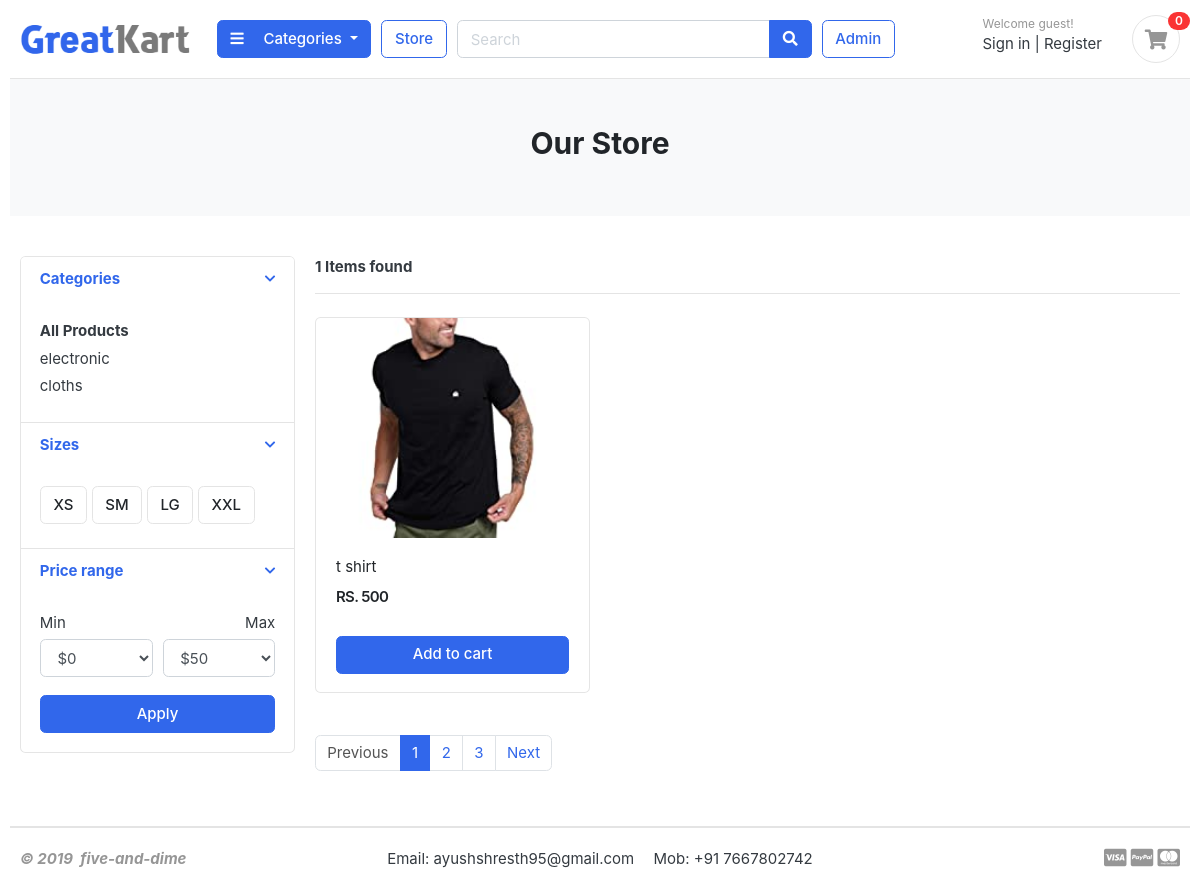
The page /cloths/ on the database its author committed.
### categories/models.py (models this page shows, shortened)
class Categories(models.Model):
    categories_name = models.CharField(max_length=50, unique=True)
    slug = models.SlugField(max_length=100, unique=True)
    categories_desc = models.TextField(max_length=300, blank=True)
    categories_img = models.ImageField(upload_to ='photos/categories', blank=True)
    created_date = models.DateTimeField(auto_now=True)
    class Meta:
        verbose_name='Categories'
        verbose_name_plural='Categories'
    def get_url(self):
        return(reverse('product_by_categories', args=[self.slug] ))

### store/models.py (models this page shows, shortened)
class Products(models.Model):
    product_name = models.CharField(max_length=100, unique=True)
    slug = models.SlugField(max_length=100, unique=True)
    description = models.TextField(max_length=300, blank=True)
    price = models.IntegerField()
    image = models.ImageField(upload_to="photos/product")
    stock = models.IntegerField()
    available = models.BooleanField(default=True)
    categories = models.ForeignKey(Categories, on_delete=models.CASCADE)
    created_date = models.DateTimeField(auto_now_add=True)
    modified_date = models.DateTimeField(auto_now=True)
    class Meta:
        verbose_name = "Products"
        verbose_name_plural = "Products"
    def get_url(self):
        return reverse("product_detail", args=[self.categories.slug, self.slug,])

### store/views.py (the view)
# urls.py: path('<slug:categories_slug>/', store_view.store, name="product_by_categories"),
def store(request, categories_slug=None):
    category1 = None
    product = None
    if (categories_slug != None):
        category1 = get_object_or_404(Categories, slug=categories_slug)
        product = Products.objects.filter(categories=category1, available=True)
        product_count = product.count()
    else:
        product = Products.objects.all().filter(available=True)
        product_count = product.count()
    param = {
        'products': product,
        'count': product_count,
    }
    return render(request, 'store.html', param)

### categories/context_processors.py (called while the page is built)
def menu_links(request):
    link = Categories.objects.all()
    return dict(links=link)

### templates/store.html (shortened to what this page needs)
{% extends 'base.html' %} {% load static %} {% block content %}
<section class="section-pagetop bg">
  <div class="container">
    <h2 class="title-page" style="text-align: center">Our Store</h2>
  </div>
</section>
<section class="section-content padding-y">
  <div class="container">
    <div class="row">
      <aside class="col-md-3">
        <div class="card">
          <article class="filter-group">
            <header class="card-header">
              <a
                href="#"
                data-toggle="collapse"
                data-target="#collapse_1"
                aria-expanded="true"
                class=""
              >
                <i class="icon-control fa fa-chevron-down"></i>
                <h6 class="title">Categories</h6>
              </a>
            </header>
            <div class="filter-content collapse show" id="collapse_1" style="">
              <div class="card-body">
                <ul class="list-menu">
                  <li>
                    <b><a href="{% url 'store' %}">All Products</a></b>
                  </li>
                  {% for category in links %}
                  <li>
                    <a href="{{category.get_url}}"
                      >{{category.categories_name}}
                    </a>
                  </li>
                  {% endfor %}
                </ul>
              </div>
            </div>
          </article>
          <article class="filter-group">
            <header class="card-header">
              <a
                href="#"
                data-toggle="collapse"
                data-target="#collapse_4"
                aria-expanded="true"
                class=""
              >
                <i class="icon-control fa fa-chevron-down"></i>
                <h6 class="title">Sizes</h6>
              </a>
            </header>
            <div class="filter-content collapse show" id="collapse_4" style="">
              <div class="card-body">
                <label class="checkbox-btn">
                  <span class="btn btn-light"> XS </span>
                </label>
                <label class="checkbox-btn">
                  <span class="btn btn-light"> SM </span>
                </label>
                <label class="checkbox-btn">
                  <span class="btn btn-light"> LG </span>
                </label>
                <label class="checkbox-btn">
                  <span class="btn btn-light"> XXL </span>
                </label>
              </div>
            </div>
          </article>
          <article class="filter-group">
            <header class="card-header">
              <a
                href="#"
                data-toggle="collapse"
                data-target="#collapse_3"
                aria-expanded="true"
                class=""
              >
                <i class="icon-control fa fa-chevron-down"></i>
                <h6 class="title">Price range</h6>
              </a>
            </header>
            <div class="filter-content collapse show" id="collapse_3" style="">
              <div class="card-body">
                <div class="form-row">
                  <div class="form-group col-md-6">
                    <label>Min</label>
                    <select class="mr-2 form-control">
                      <option value="0">$0</option>
                    </select>
                  </div>
                  <div class="form-group text-right col-md-6">
                    <label>Max</label>
                    <select class="mr-2 form-control">
                      <option value="50">$50</option>
                    </select>
                  </div>
                </div>
                <button class="btn btn-block btn-primary">Apply</button>
              </div>
            </div>
          </article>
        </div>
      </aside>
      {% if count %}
      <main class="col-md-9">
        <header class="border-bottom mb-4 pb-3">
          <div class="form-inline">
            <span class="mr-md-auto"><b>{{count}} Items found </b></span>
          </div>
        </header>
        <div class="row">
          {% for product in products %}
          <div class="col-md-4">
            <figure class="card card-product-grid">
              <div class="img-wrap">
                <a href="{{product.get_url}}">
                  <img src="{{product.image.url}}" />
                </a>
              </div>
              <figcaption class="info-wrap">
                <div class="fix-height">
                  <a href="{{product.get_url}}" class="title"
                    >{{product.product_name}}</a
                  >
                  <div class="price-wrap mt-2">
                    <span class="price">RS.&nbsp;{{product.price}}</span>
                  </div>
                </div>
                {% if product.stock %}
                <a
                  href="{% url 'add_cart' product.id %}"
                  class="btn btn-block btn-primary"
                  >Add to cart
                </a>
                {% else %}
                <div class="text-center">Out Of Stock</div>
                {% endif %}
              </figcaption>
            </figure>
          </div>
          {% endfor %}
        </div>
        <nav class="mt-4" aria-label="Page navigation sample">
          <ul class="pagination">
            <li class="page-item disabled">
              <a class="page-link" href="#">Previous</a>
            </li>
            <li class="page-item active">
              <a class="page-link" href="#">1</a>
            </li>
            <li class="page-item"><a class="page-link" href="#">2</a></li>
            <li class="page-item"><a class="page-link" href="#">3</a></li>
            <li class="page-item"><a class="page-link" href="#">Next</a></li>
          </ul>
        </nav>
        {% endif %}
      </main>
    </div>
  </div>
</section>
{% endblock content %}

### static/css/ui.css (style rules this page uses)
html { font-family: "Inter", sans-serif; font-size: 15px; }
.img-wrap { text-align: center; display: block; }
.img-wrap img { max-width: 100%; }
.price-wrap { letter-spacing: -0.7px; }
.padding-y { padding-top: 40px; padding-bottom: 40px; }
figure { margin-bottom: 0; }
article:after, .form-group:after { display: block; clear: both; content: ""; }
.bg { background-color: #f8f9fa; }
.title-page { color: #212529; }
.btn-light { background-color: #fff; border-color: #e4e4e4; }
[class*=list-] li:after { visibility: hidden; display: block; content: ""; overflow: hidden; height: 0; clear: both; }
.list-menu { list-style: none; margin: 0; padding-left: 0; }
.list-menu li { margin-bottom: 5px; }
.list-menu a { color: #343a40; }
[class*=card-product] a.title { color: #212529; display: block; }
[class*=card-product] .img-wrap { overflow: hidden; position: relative; }
[class*=card-product] .img-wrap img { height: 100%; max-width: 100%; width: auto; display: inline-block; -o-object-fit: cover; object-fit: cover; }
.card-product-grid { margin-bottom: 20px; }
.card-product-grid .img-wrap { border-radius: 0.2rem 0.2rem 0 0; height: 220px; }
.card-product-grid .info-wrap { overflow: hidden; padding: 18px 20px; }
.card-product-grid .fix-height { height: 80px; overflow: hidden; }
.card .img-wrap { overflow: hidden; }
.price { font-weight: 600; color: #212529; }
.icon-control { margin-top: 5px; float: right; font-size: 80%; }
.card-header .title { margin-bottom: 0; line-height: 1.5; }
.filter-group { border-bottom: 1px solid #e4e4e4; }
.filter-group .card-header { border-bottom: 0; }
.filter-group:last-child { border-bottom: 0; }
.checkbox-btn { position: relative; }
.section-pagetop { padding: 45px 0; }

### rows shown on the page
Categories: categories_name "electronic"
Categories: categories_name "cloths"
Products: image (picture), product_name "t shirt", price "500", stock "Add to cart"

### other values the page prints
{{ count }} "1"
